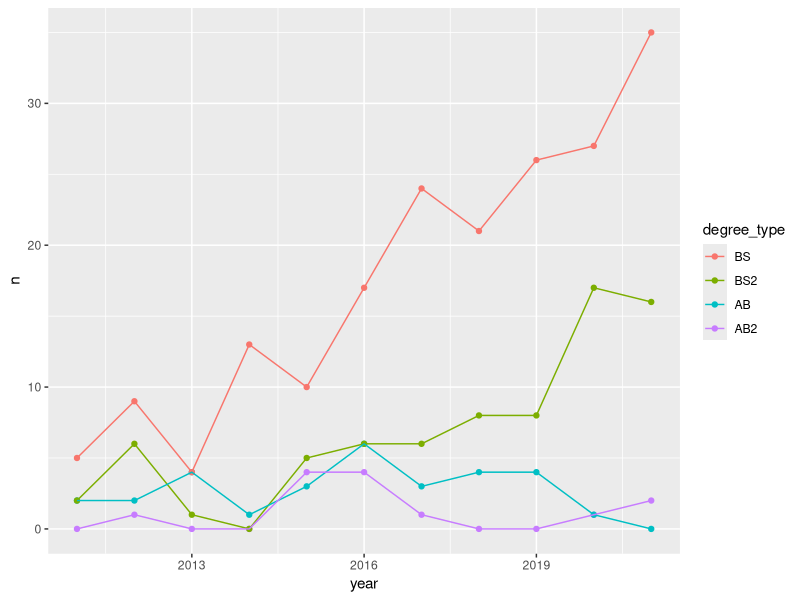
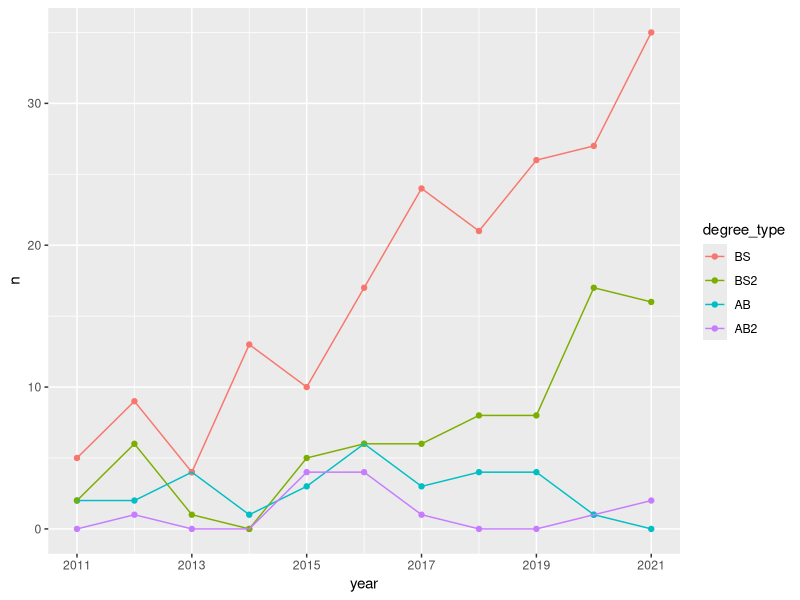
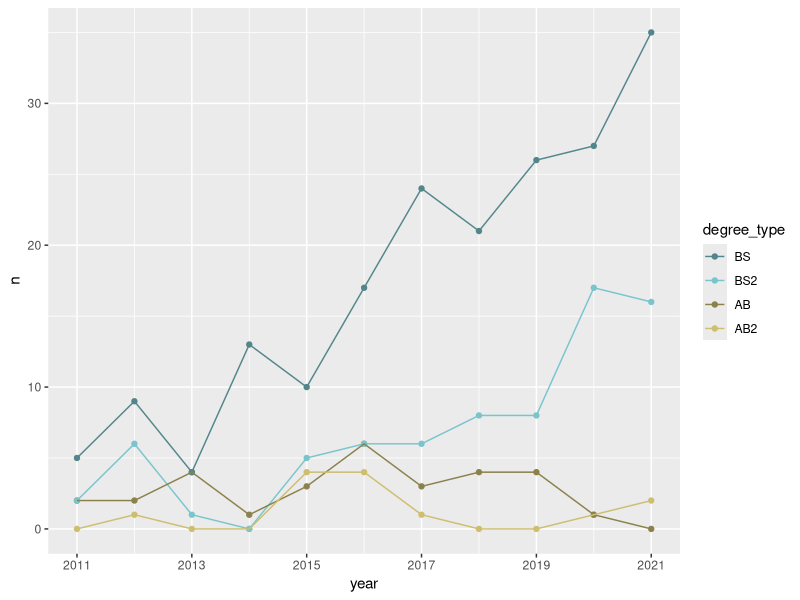
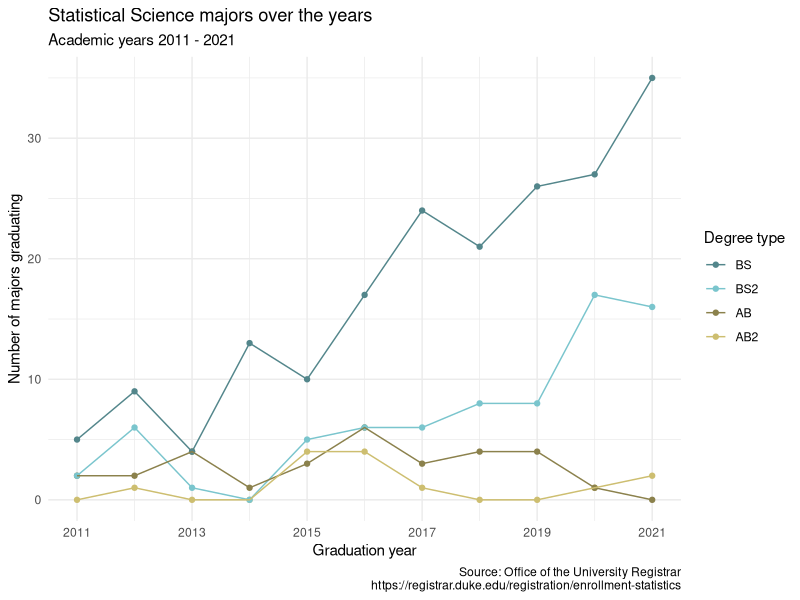
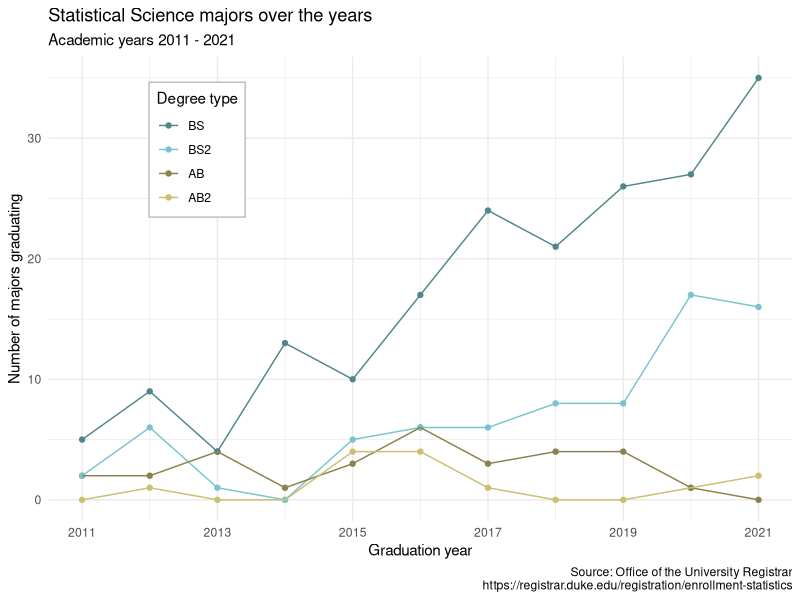

Source code (R) for these figures, in order:
## ---- chunk 1
#| label: packages
#| message: false
#| warning: false

library(tidyverse)
## ---- chunk 2
#| label: load-statsci

statsci <- read_csv("data/statsci.csv")
## ---- chunk 3
#| label: glimpse-data

glimpse(statsci)

## ---- chunk 4
#| label: pivot-statsci

statsci |>
  pivot_longer(
    cols = !c(degree,id),
    names_to = "year",
    values_to = "n"
  ) 
## ---- chunk 5
#| label: year
statsci |>
  pivot_longer(
    cols = -c(degree,id),
    names_to = "year",
    names_transform = as.numeric,
    values_to = "n"
  )  

## ---- chunk 6
#| label: mutate

statsci |>
  pivot_longer(
    cols = !c(id,degree),
    names_to = "year",
    names_transform = as.numeric,
    values_to = "n"
  ) |>
  mutate(n = if_else(is.na(n), 0, n))
## ---- chunk 7
new.data <- statsci |>
  pivot_longer(
    cols = !c(id,degree), #columns we do not want to make values
    names_to = "year", #column name
    names_transform = as.numeric, #change year to numeric
    values_to = "n" #column name
  ) |>
  mutate(n = if_else(is.na(n), 0, n)) |> #remove NAs and replace with 0s
  separate(degree, sep = "\\(", into = c("major", "degree_type")) |> #separate column degree to two new columns. Separate on the input ()
  mutate(
    degree_type = str_remove(degree_type, "\\)"), #remove string )
    degree_type = fct_relevel(degree_type, "BS", "BS2", "AB", "AB2") #relevel factors to match plot
    )
## ---- chunk 8
#| label: initial-plot

statsci |>
  pivot_longer(
    cols = !c(id,degree),
    names_to = "year",
    names_transform = as.numeric,
    values_to = "n"
  ) |>
  mutate(n = if_else(is.na(n), 0, n)) |>
  separate(degree, sep = " \\(", into = c("major", "degree_type")) |>
  mutate(
    degree_type = str_remove(degree_type, "\\)"),
    degree_type = fct_relevel(degree_type, "BS", "BS2", "AB", "AB2")
    ) |> 
  ggplot(
    aes(x = year, y = n, color = degree_type)
  ) + 
  geom_point() +
  geom_line()

## ---- chunk 9
#| label: x-axis

statsci |>
  pivot_longer(
    cols = !c(id,degree),
    names_to = "year",
    names_transform = as.numeric,
    values_to = "n"
  ) |>
  mutate(n = if_else(is.na(n), 0, n)) |>
  separate(degree, sep = " \\(", into = c("major", "degree_type")) |>
  mutate(
    degree_type = str_remove(degree_type, "\\)"),
    degree_type = fct_relevel(degree_type, "BS", "BS2", "AB", "AB2")
    ) |>
  ggplot(aes(x = year, y = n, color = degree_type)) +
  geom_point() +
  geom_line() +
  scale_x_continuous(breaks = seq(2011,2021,2))

## ---- chunk 10
#| label: color

statsci |>
  pivot_longer(
    cols = !c(id,degree),
    names_to = "year",
    names_transform = as.numeric,
    values_to = "n"
  ) |>
  mutate(n = if_else(is.na(n), 0, n)) |>
  separate(degree, sep = " \\(", into = c("major", "degree_type")) |>
  mutate(
    degree_type = str_remove(degree_type, "\\)"),
    degree_type = fct_relevel(degree_type, "BS", "BS2", "AB", "AB2")
    ) |>
  ggplot(aes(x = year, y = n, color = degree_type)) +
  geom_point() +
  geom_line() +
  scale_x_continuous(breaks = seq(2011, 2021, 2)) +
  scale_color_manual(
    values = c("BS" = "cadetblue4", 
               "BS2" = "cadetblue3",
               "AB" = "lightgoldenrod4",
               "AB2" = "lightgoldenrod3")
  )
## ---- chunk 11
#| label: plot-labels

statsci |>
  pivot_longer(
    cols = !c(id,degree),
    names_to = "year",
    names_transform = as.numeric,
    values_to = "n"
  ) |>
  mutate(n = if_else(is.na(n), 0, n)) |>
  separate(degree, sep = " \\(", into = c("major", "degree_type")) |>
  mutate(
    degree_type = str_remove(degree_type, "\\)"),
    degree_type = fct_relevel(degree_type, "BS", "BS2", "AB", "AB2")
    ) |>
  ggplot(aes(x = year, y = n, color = degree_type)) +
  geom_point() +
  geom_line() +
  scale_x_continuous(breaks = seq(2011, 2021, 2)) +
  scale_color_manual(
    values = c("BS" = "cadetblue4",
               "BS2" = "cadetblue3",
               "AB" = "lightgoldenrod4",
               "AB2" = "lightgoldenrod3")) +
  labs(
    x = "Graduation year",
    y = "Number of majors graduating",
    color = "Degree type",
    title = "Statistical Science majors over the years",
    subtitle = "Academic years 2011 - 2021",
    caption = "Source: Office of the University Registrar\nhttps://registrar.duke.edu/registration/enrollment-statistics"
  ) +
  theme_minimal() 
  
## ---- chunk 12
#| label: final-plot
#| fig-width: 7
#| fig-height: 5

statsci |>
  pivot_longer(
    cols = !c(id,degree),
    names_to = "year",
    names_transform = as.numeric,
    values_to = "n"
  ) |>
  mutate(n = if_else(is.na(n), 0, n)) |>
  separate(degree, sep = " \\(", into = c("major", "degree_type")) |>
  mutate(
    degree_type = str_remove(degree_type, "\\)"),
    degree_type = fct_relevel(degree_type, "BS", "BS2", "AB", "AB2")
    ) |>
  ggplot(aes(x = year, y = n, color = degree_type)) +
  geom_point() +
  geom_line() +
  scale_x_continuous(breaks = seq(2011, 2021, 2)) +
  scale_color_manual(
    values = c("BS" = "cadetblue4",
               "BS2" = "cadetblue3",
               "AB" = "lightgoldenrod4",
               "AB2" = "lightgoldenrod3")) +
  labs( #add labels to plot using labs tab
    x = "Graduation year",
    y = "Number of majors graduating",
    color = "Degree type",
    title = "Statistical Science majors over the years",
    subtitle = "Academic years 2011 - 2021",
    caption = "Source: Office of the University Registrar\nhttps://registrar.duke.edu/registration/enrollment-statistics"
  ) +
  theme_minimal() + #add theme
  theme( #function to change elements of legend
    legend.position = c(0.2,0.8), #change position
    legend.background = element_rect( #change legend rec color
      fill = "white" , color = "gray"
    )
  )

